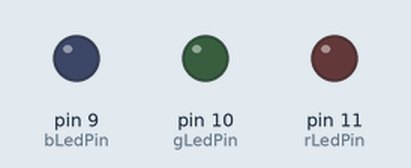
A sketch run on a simulated Arduino Uno, built with avr-gcc and run on an emulated ATmega328P. Parts: output pins drawn as LEDs (lit = HIGH).

Above: at 0.15 s.
At 0.6 s:
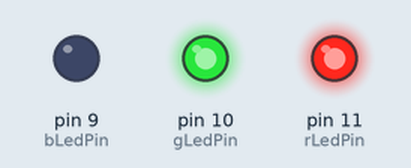
Timing chart, 0 to 2.1 s (numbered marks = the images above):
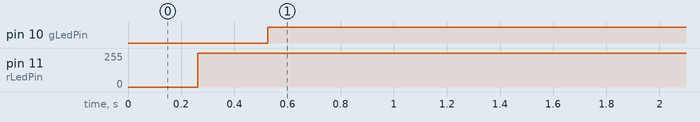

The sketch:

Arduino_Flashing_RGB.ino
```cpp
int rLedPin = 11;      // LED connected to digital pin 9
int gLedPin = 10;      // LED connected to digital pin 9
int bLedPin = 9;      // LED connected to digital pin 9
int analogPin = 3;   // potentiometer connected to analog pin 3

int rVal = 0;         // variable to store the read value
int gVal = 0;         // variable to store the read value
int bVal = 0;         // variable to store the read value
int val = 0;

void setup()
{
  pinMode(rLedPin, OUTPUT);   // sets the pin as output
  pinMode(gLedPin, OUTPUT);   // sets the pin as output
  pinMode(bLedPin, OUTPUT);   // sets the pin as output
}

void loop()
{
  val ++;
  if (val < 256){
    rVal = val;
    } else if (val < 511){
    rVal = 255;
    gVal = val - 255;
    } else if (val < 511){
    rVal = 255;
    gVal = val - 255;
    }


  //val = analogRead(analogPin);   // read the input pin  250,235,215
  analogWrite(rLedPin, rVal);  // analogRead values go from 0 to 1023, analogWrite values from 0 to 255
  analogWrite(gLedPin, gVal);  // analogRead values go from 0 to 1023, analogWrite values from 0 to 255
  analogWrite(bLedPin, bVal);  // analogRead values go from 0 to 1023, analogWrite values from 0 to 255
  delay(1);
}
```

Measured:
- by itself, pin 10 (gLedPin): LOW → HIGH at 0.53 s
- by itself, pin 11 (rLedPin): 0/255 → 255/255 at 0.26 s
